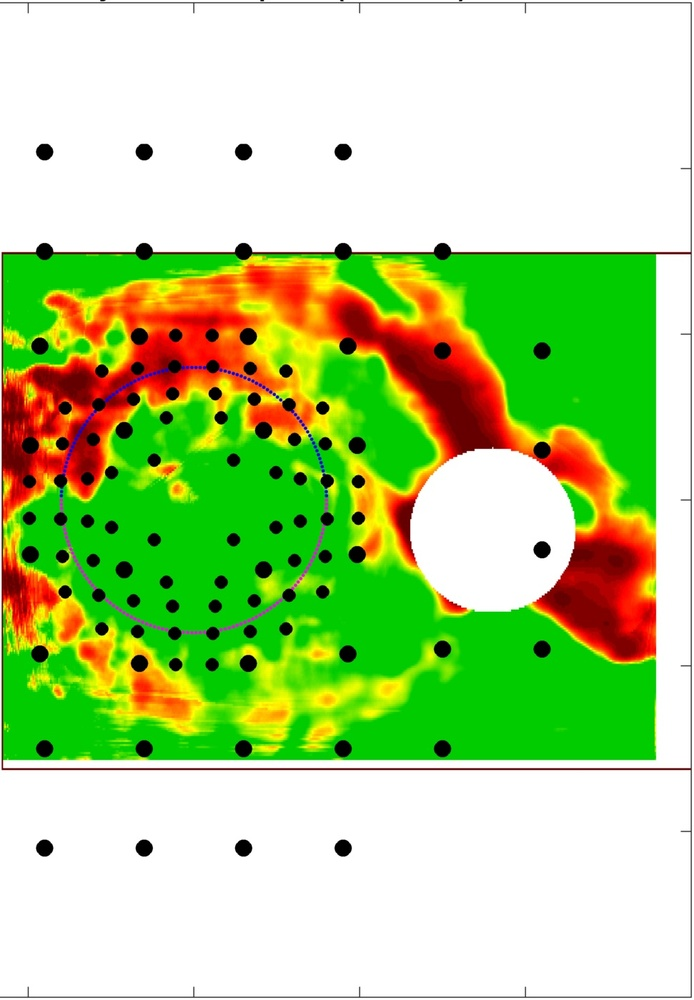
#> input picture sub_1.jpg, 694 x 1000 px, shrunk from 971 x 1399 before the run
$ python red_box_detector.py
#> lines starting #> are read from the running program, lines starting #| are printed output that depends on the picture; after the words box and inside, x2 and y2 are one past the last pixel; in counts of white or black regions, pixels touching at a corner belong together
import cv2
import numpy as np
import matplotlib.pyplot as plt

import cv2
import numpy as np


if __name__ == "__main__":
    # Read the image
    image = cv2.imread('sub_1.jpg')
#> image is the input picture: shape (1000, 694, 3); mean B, G, R 139.9, 211.3, 178.1

    # Convert from BGR to HSV colorspace
    hsv = cv2.cvtColor(image, cv2.COLOR_BGR2HSV)
#> hsv: shape (1000, 694, 3); mean H, S, V 23.4, 112.7, 229.1

    # Define the range of red color in HSV
    lower_red = np.array([0, 30, 50])
    upper_red = np.array([10, 255, 255])

    # Threshold the HSV image to get only red colors
    mask = cv2.inRange(hsv, lower_red, upper_red)
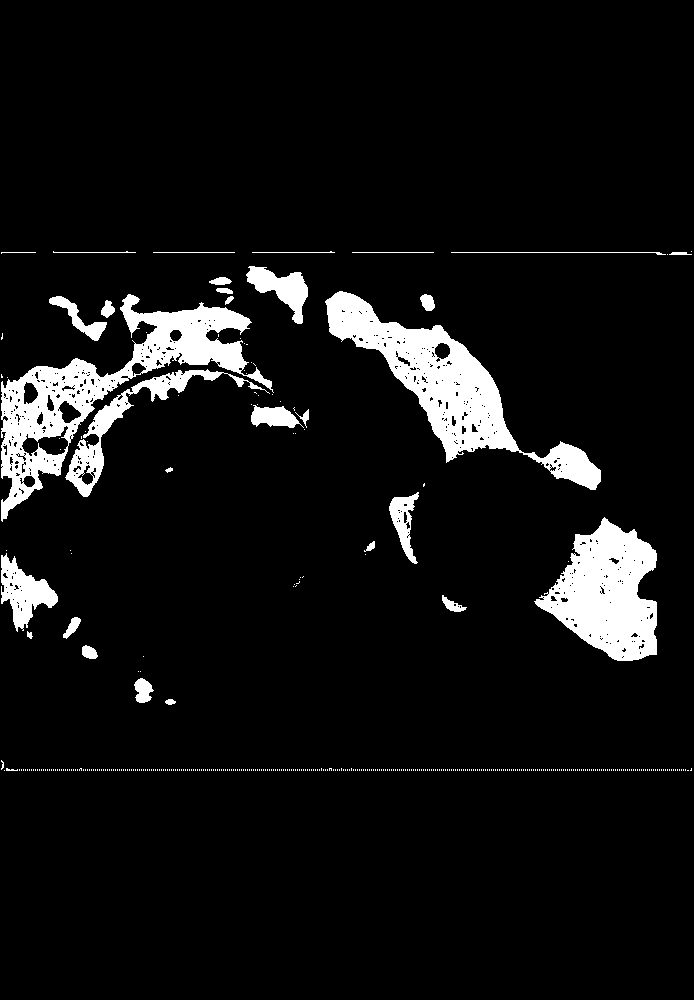
#> mask: shape (1000, 694); 7.3% white; 413 white regions (382 under 20 px)

    # Find contours
    contours, _ = cv2.findContours(mask, cv2.RETR_TREE, cv2.CHAIN_APPROX_SIMPLE)
#> contours = 851 contours, 787 with area under 20; largest, box (x1, y1, x2, y2) and area: (1, 294, 274, 522) 15437, (325, 291, 601, 490) 13884, (534, 517, 657, 661) 10533, (65, 369, 270, 497) 3219, (1, 553, 58, 632) 2006

    # Find the largest contour and its bounding box
    largest_contour = max(contours, key=cv2.contourArea)
#> largest_contour = contour of 703 points, box (x1, y1, x2, y2) (1, 294, 274, 522), area 15437
    x, y, w, h = cv2.boundingRect(largest_contour)
#> x = 1; y = 294; w = 273; h = 228

    # Crop the image using the bounding box coordinates
    cropped_image = image[y:y + h, x:x + w]
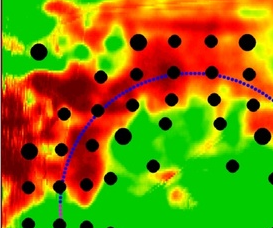
#> cropped_image: shape (228, 273, 3); mean B, G, R 6.1, 125.5, 132.5

    # Save or display the cropped image
    cv2.imwrite('cropped_image.jpg', cropped_image)
    cv2.imshow('Cropped Image', cropped_image)
    cv2.waitKey(0)
    cv2.destroyAllWindows()

$ run again, with sub_2.jpg copied over sub_1.jpg
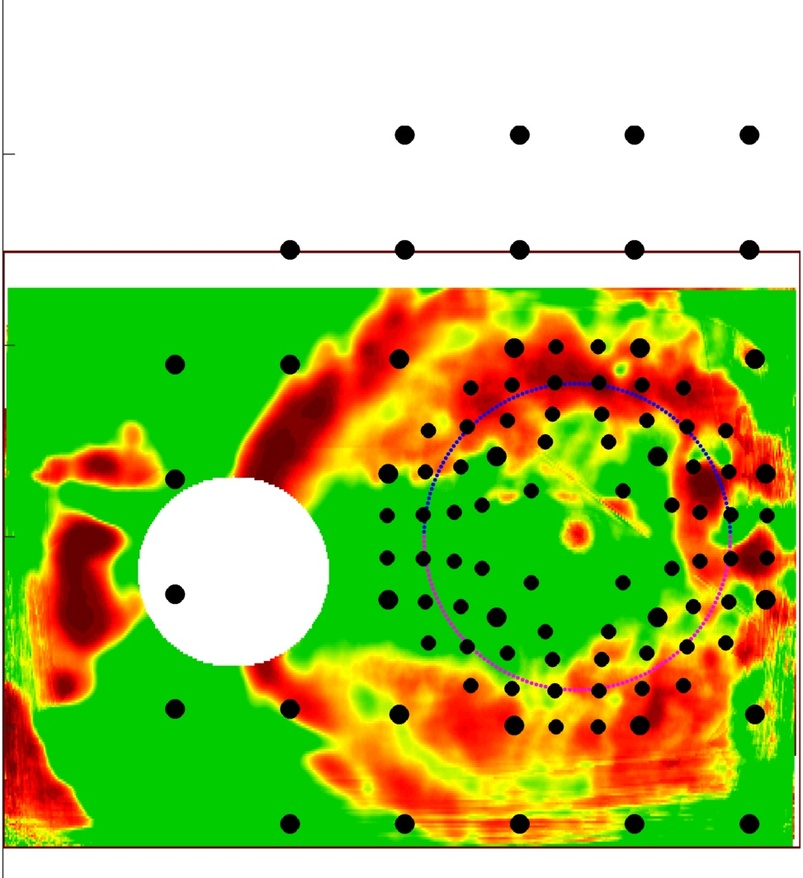
#> input picture sub_2.jpg, 803 x 878 px, shrunk from 973 x 1064 before the run
#> image is the input picture: shape (878, 803, 3); mean B, G, R 104.3, 194.9, 168.6
#> hsv: shape (878, 803, 3); mean H, S, V 27.9, 148.7, 225.9
#> `mask = cv2.inRange(hsv, lower_red, upper_red)`:
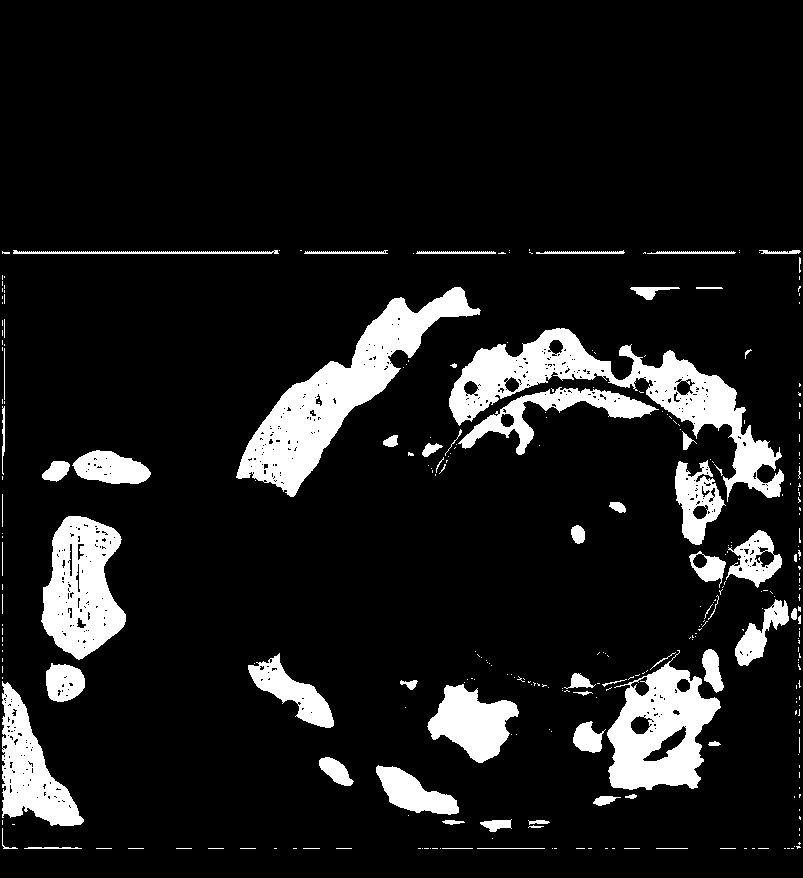
#> mask: shape (878, 803); 11.1% white; 311 white regions (247 under 20 px)
#> contours = 785 contours, 710 with area under 20; largest, box (x1, y1, x2, y2) and area: (449, 328, 784, 502) 13686, (236, 287, 481, 497) 13546, (607, 650, 721, 790) 9617, (41, 516, 126, 660) 8258, (2, 681, 84, 826) 5462
#> largest_contour = contour of 703 points, box (x1, y1, x2, y2) (449, 328, 784, 502), area 13686
#> x = 449; y = 328; w = 335; h = 174
#> `cropped_image = image[y:y + h, x:x + w]`:
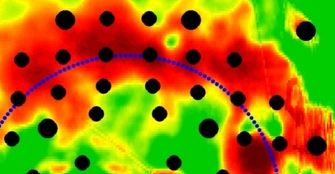
#> cropped_image: shape (174, 335, 3); mean B, G, R 6.5, 119.8, 158.1

$ run again, with sub_3.jpg copied over sub_1.jpg
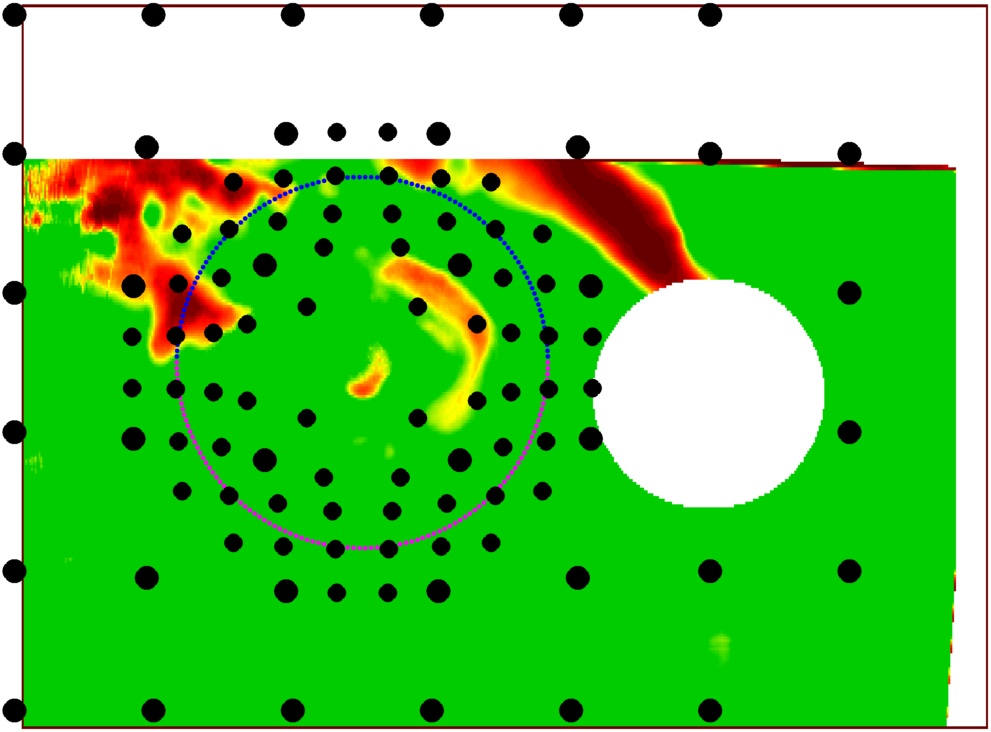
#> input picture sub_3.jpg, 991 x 732 px
#> image is the input picture: shape (732, 991, 3); mean B, G, R 80.2, 200.4, 97.3
#> hsv: shape (732, 991, 3); mean H, S, V 41.3, 171.9, 209.7
#> `mask = cv2.inRange(hsv, lower_red, upper_red)`:
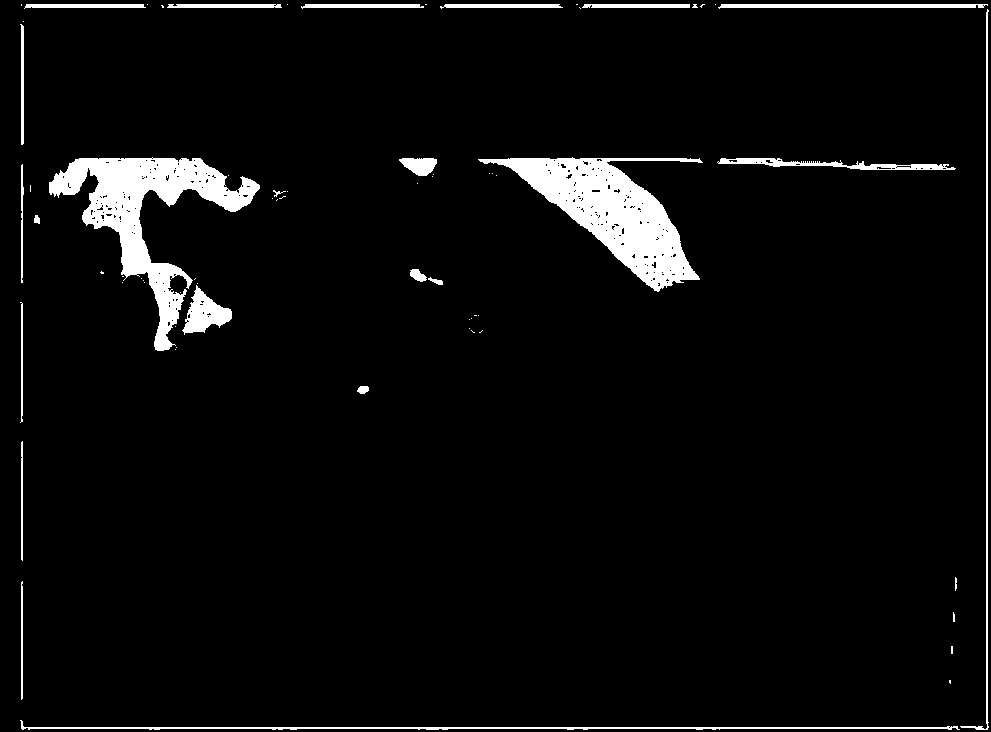
#> mask: shape (732, 991); 4.7% white; 69 white regions (45 under 20 px)
#> contours = 297 contours, 266 with area under 20; largest, box (x1, y1, x2, y2) and area: (478, 157, 703, 292) 11355, (49, 157, 260, 351) 10906, (182, 285, 232, 335) 1176, (20, 720, 960, 730) 1026, (717, 158, 956, 170) 960
#> largest_contour = contour of 267 points, box (x1, y1, x2, y2) (478, 157, 703, 292), area 11355
#> x = 478; y = 157; w = 225; h = 135
#> `cropped_image = image[y:y + h, x:x + w]`:
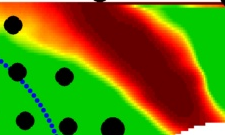
#> cropped_image: shape (135, 225, 3); mean B, G, R 10.3, 116.3, 103.6

$ run again, with sub_4.jpg copied over sub_1.jpg
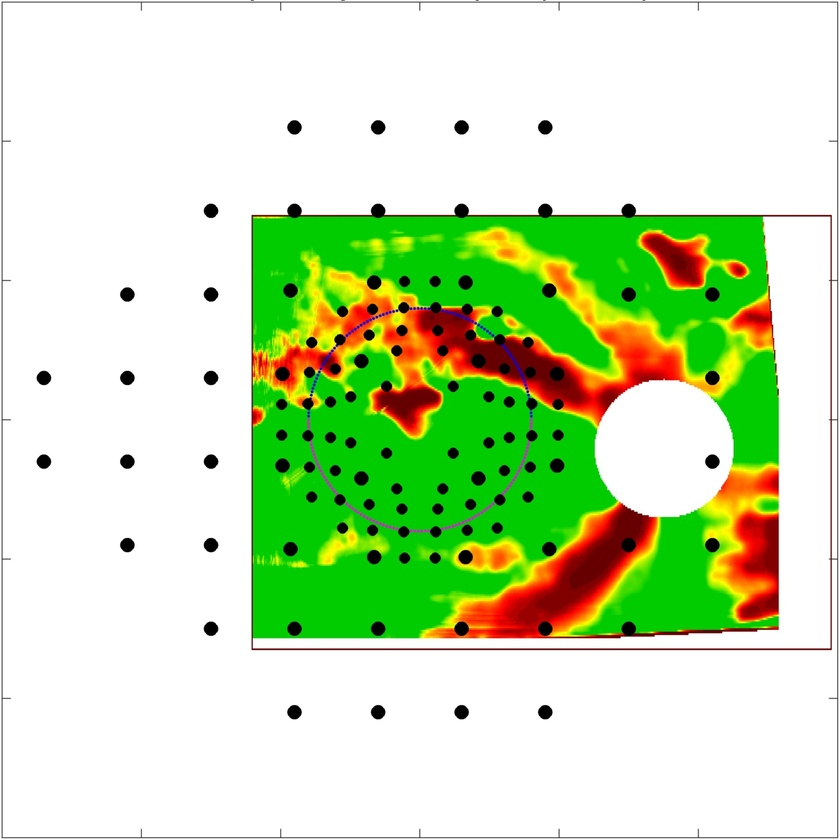
#> input picture sub_4.jpg, 840 x 840 px, shrunk from 1399 x 1399 before the run
#> image is the input picture: shape (840, 840, 3); mean B, G, R 178.5, 225.1, 199.9
#> hsv: shape (840, 840, 3); mean H, S, V 16.3, 73.4, 235.4
#> `mask = cv2.inRange(hsv, lower_red, upper_red)`:
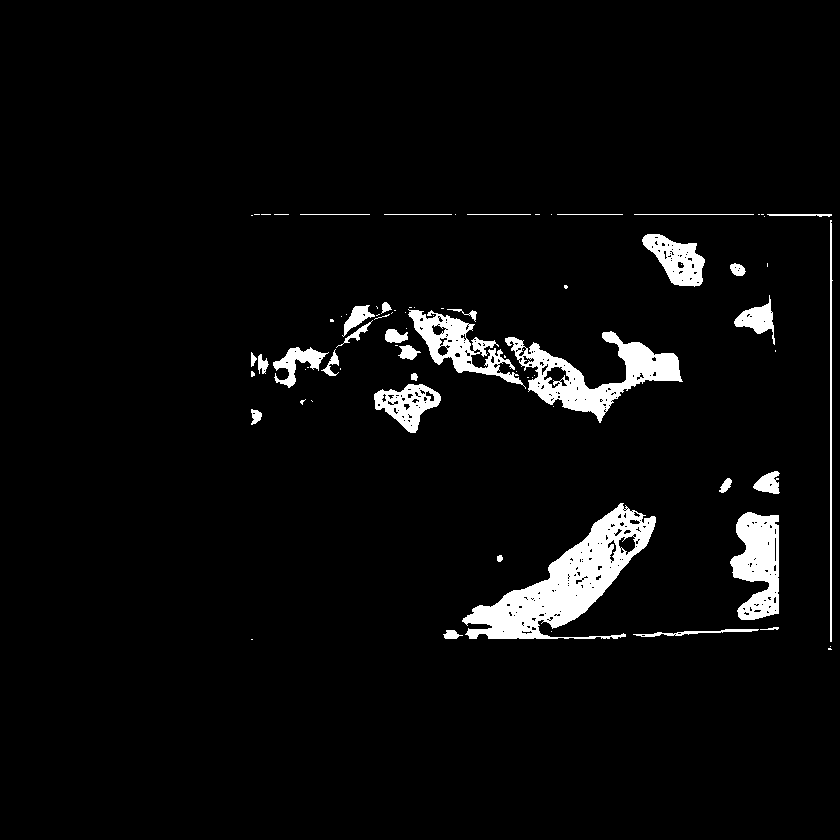
#> mask: shape (840, 840); 4.4% white; 79 white regions (46 under 20 px)
#> contours = 381 contours, 324 with area under 20; largest, box (x1, y1, x2, y2) and area: (462, 503, 656, 639) 9649, (505, 331, 683, 423) 5530, (730, 512, 779, 620) 3607, (408, 309, 526, 389) 2974, (642, 234, 705, 287) 1868
#> largest_contour = contour of 332 points, box (x1, y1, x2, y2) (462, 503, 656, 639), area 9649
#> x = 462; y = 503; w = 194; h = 136
#> `cropped_image = image[y:y + h, x:x + w]`:
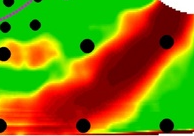
#> cropped_image: shape (136, 194, 3); mean B, G, R 7.9, 122.4, 126.1
